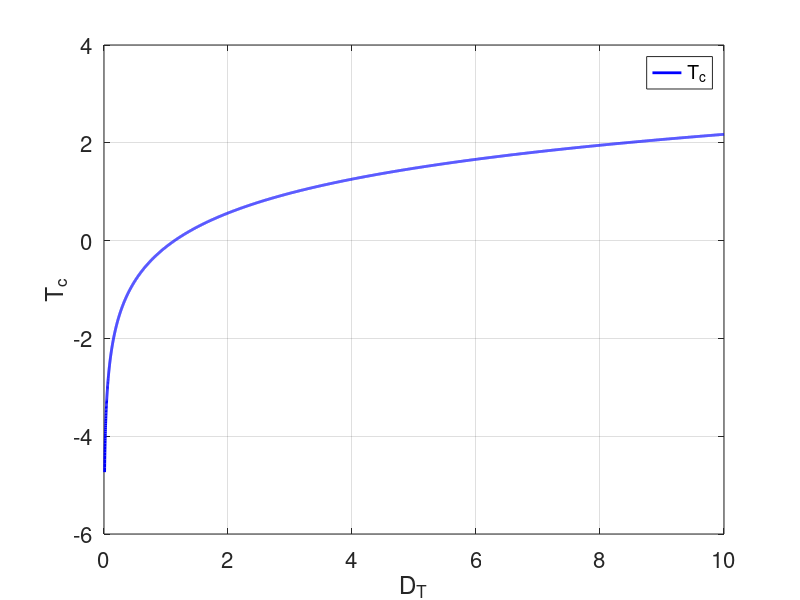

This chart was generated by the following MATLAB code:
%% 
beta = 1;     
C_new = 1;      
D_T_values = linspace(0.01, 10, 10000);

T0_min = -20;
T0_max = 20;
N = 10000;
T0_values = linspace(T0_min, T0_max, N);

Tc_values = zeros(size(D_T_values));

%% 
for i = 1:length(D_T_values)
    D_T = D_T_values(i);

    Tf = T0_values - (2/beta) * log( cosh( sqrt(beta * C_new/(2*D_T)) .* exp((beta * T0_values)/2) ) );

    Tc_values(i) = max(Tf);
end

%% 
figure;
plot(D_T_values, Tc_values, 'b-', 'LineWidth', 2);
xlabel('D_T', 'FontSize', 16);
ylabel('T_c', 'FontSize', 16);
set(gca, 'FontSize', 16);
legend('T_c', 'Location', 'best', 'FontSize', 14);
grid on;
